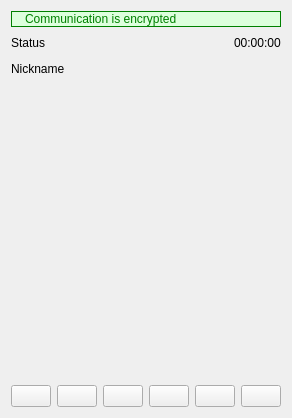
<ui version="4.0" >
 <class>PhoneCallWidget</class>
 <widget class="QWidget" name="PhoneCallWidget" >
  <property name="geometry" >
   <rect>
    <x>0</x>
    <y>0</y>
    <width>284</width>
    <height>418</height>
   </rect>
  </property>
  <layout class="QGridLayout" >
   <item row="0" column="0" >
    <widget class="QFrame" name="encryptionFrame" >
     <property name="palette" >
      <palette>
       <active>
        <colorrole role="WindowText" >
         <brush brushstyle="SolidPattern" >
          <color alpha="255" >
           <red>0</red>
           <green>128</green>
           <blue>0</blue>
          </color>
         </brush>
        </colorrole>
        <colorrole role="Text" >
         <brush brushstyle="SolidPattern" >
          <color alpha="255" >
           <red>0</red>
           <green>128</green>
           <blue>0</blue>
          </color>
         </brush>
        </colorrole>
        <colorrole role="ButtonText" >
         <brush brushstyle="SolidPattern" >
          <color alpha="255" >
           <red>0</red>
           <green>128</green>
           <blue>0</blue>
          </color>
         </brush>
        </colorrole>
        <colorrole role="Base" >
         <brush brushstyle="SolidPattern" >
          <color alpha="255" >
           <red>255</red>
           <green>255</green>
           <blue>255</blue>
          </color>
         </brush>
        </colorrole>
        <colorrole role="Window" >
         <brush brushstyle="SolidPattern" >
          <color alpha="255" >
           <red>221</red>
           <green>255</green>
           <blue>221</blue>
          </color>
         </brush>
        </colorrole>
        <colorrole role="HighlightedText" >
         <brush brushstyle="SolidPattern" >
          <color alpha="255" >
           <red>0</red>
           <green>128</green>
           <blue>0</blue>
          </color>
         </brush>
        </colorrole>
       </active>
       <inactive>
        <colorrole role="WindowText" >
         <brush brushstyle="SolidPattern" >
          <color alpha="255" >
           <red>0</red>
           <green>128</green>
           <blue>0</blue>
          </color>
         </brush>
        </colorrole>
        <colorrole role="Text" >
         <brush brushstyle="SolidPattern" >
          <color alpha="255" >
           <red>0</red>
           <green>128</green>
           <blue>0</blue>
          </color>
         </brush>
        </colorrole>
        <colorrole role="ButtonText" >
         <brush brushstyle="SolidPattern" >
          <color alpha="255" >
           <red>0</red>
           <green>128</green>
           <blue>0</blue>
          </color>
         </brush>
        </colorrole>
        <colorrole role="Base" >
         <brush brushstyle="SolidPattern" >
          <color alpha="255" >
           <red>255</red>
           <green>255</green>
           <blue>255</blue>
          </color>
         </brush>
        </colorrole>
        <colorrole role="Window" >
         <brush brushstyle="SolidPattern" >
          <color alpha="255" >
           <red>221</red>
           <green>255</green>
           <blue>221</blue>
          </color>
         </brush>
        </colorrole>
        <colorrole role="HighlightedText" >
         <brush brushstyle="SolidPattern" >
          <color alpha="255" >
           <red>0</red>
           <green>128</green>
           <blue>0</blue>
          </color>
         </brush>
        </colorrole>
       </inactive>
       <disabled>
        <colorrole role="WindowText" >
         <brush brushstyle="SolidPattern" >
          <color alpha="255" >
           <red>127</red>
           <green>127</green>
           <blue>127</blue>
          </color>
         </brush>
        </colorrole>
        <colorrole role="Text" >
         <brush brushstyle="SolidPattern" >
          <color alpha="255" >
           <red>127</red>
           <green>127</green>
           <blue>127</blue>
          </color>
         </brush>
        </colorrole>
        <colorrole role="ButtonText" >
         <brush brushstyle="SolidPattern" >
          <color alpha="255" >
           <red>106</red>
           <green>104</green>
           <blue>100</blue>
          </color>
         </brush>
        </colorrole>
        <colorrole role="Base" >
         <brush brushstyle="SolidPattern" >
          <color alpha="255" >
           <red>221</red>
           <green>255</green>
           <blue>221</blue>
          </color>
         </brush>
        </colorrole>
        <colorrole role="Window" >
         <brush brushstyle="SolidPattern" >
          <color alpha="255" >
           <red>221</red>
           <green>255</green>
           <blue>221</blue>
          </color>
         </brush>
        </colorrole>
        <colorrole role="HighlightedText" >
         <brush brushstyle="SolidPattern" >
          <color alpha="255" >
           <red>0</red>
           <green>128</green>
           <blue>0</blue>
          </color>
         </brush>
        </colorrole>
       </disabled>
      </palette>
     </property>
     <property name="autoFillBackground" >
      <bool>true</bool>
     </property>
     <property name="frameShape" >
      <enum>QFrame::Box</enum>
     </property>
     <property name="frameShadow" >
      <enum>QFrame::Plain</enum>
     </property>
     <layout class="QHBoxLayout" >
      <property name="spacing" >
       <number>6</number>
      </property>
      <property name="margin" >
       <number>0</number>
      </property>
      <item>
       <widget class="QLabel" name="encryptionLabel" >
        <property name="sizePolicy" >
         <sizepolicy vsizetype="Fixed" hsizetype="Fixed" >
          <horstretch>0</horstretch>
          <verstretch>0</verstretch>
         </sizepolicy>
        </property>
        <property name="toolTip" >
         <string>Communication is encrypted</string>
        </property>
        <property name="text" >
         <string/>
        </property>
        <property name="pixmap" >
         <pixmap resource="../../../../resources/wengophone.qrc" >:/pics/phonecall/encryption.png</pixmap>
        </property>
        <property name="alignment" >
         <set>Qt::AlignLeading|Qt::AlignLeft|Qt::AlignTop</set>
        </property>
       </widget>
      </item>
      <item>
       <widget class="QLabel" name="label" >
        <property name="palette" >
         <palette>
          <active>
           <colorrole role="BrightText" >
            <brush brushstyle="SolidPattern" >
             <color alpha="255" >
              <red>0</red>
              <green>128</green>
              <blue>0</blue>
             </color>
            </brush>
           </colorrole>
          </active>
          <inactive>
           <colorrole role="BrightText" >
            <brush brushstyle="SolidPattern" >
             <color alpha="255" >
              <red>0</red>
              <green>128</green>
              <blue>0</blue>
             </color>
            </brush>
           </colorrole>
          </inactive>
          <disabled>
           <colorrole role="BrightText" >
            <brush brushstyle="SolidPattern" >
             <color alpha="255" >
              <red>0</red>
              <green>128</green>
              <blue>0</blue>
             </color>
            </brush>
           </colorrole>
          </disabled>
         </palette>
        </property>
        <property name="text" >
         <string>Communication is encrypted</string>
        </property>
       </widget>
      </item>
     </layout>
    </widget>
   </item>
   <item row="1" column="0" >
    <layout class="QHBoxLayout" >
     <property name="spacing" >
      <number>6</number>
     </property>
     <property name="margin" >
      <number>0</number>
     </property>
     <item>
      <widget class="QLabel" name="statusLabel" >
       <property name="sizePolicy" >
        <sizepolicy vsizetype="Fixed" hsizetype="Preferred" >
         <horstretch>0</horstretch>
         <verstretch>0</verstretch>
        </sizepolicy>
       </property>
       <property name="text" >
        <string>Status</string>
       </property>
       <property name="alignment" >
        <set>Qt::AlignRight|Qt::AlignTrailing|Qt::AlignVCenter</set>
       </property>
      </widget>
     </item>
     <item>
      <spacer>
       <property name="orientation" >
        <enum>Qt::Horizontal</enum>
       </property>
       <property name="sizeHint" stdset="0" >
        <size>
         <width>0</width>
         <height>20</height>
        </size>
       </property>
      </spacer>
     </item>
     <item>
      <widget class="QLabel" name="durationLabel" >
       <property name="text" >
        <string>00:00:00</string>
       </property>
      </widget>
     </item>
    </layout>
   </item>
   <item row="2" column="0" >
    <layout class="QHBoxLayout" >
     <property name="spacing" >
      <number>0</number>
     </property>
     <property name="margin" >
      <number>0</number>
     </property>
     <item>
      <widget class="QLabel" name="nickNameLabel" >
       <property name="sizePolicy" >
        <sizepolicy vsizetype="Fixed" hsizetype="Fixed" >
         <horstretch>0</horstretch>
         <verstretch>0</verstretch>
        </sizepolicy>
       </property>
       <property name="text" >
        <string>Nickname</string>
       </property>
       <property name="textFormat" >
        <enum>Qt::PlainText</enum>
       </property>
       <property name="alignment" >
        <set>Qt::AlignLeading|Qt::AlignLeft|Qt::AlignVCenter</set>
       </property>
       <property name="wordWrap" >
        <bool>true</bool>
       </property>
      </widget>
     </item>
     <item>
      <spacer>
       <property name="orientation" >
        <enum>Qt::Horizontal</enum>
       </property>
       <property name="sizeHint" stdset="0" >
        <size>
         <width>0</width>
         <height>20</height>
        </size>
       </property>
      </spacer>
     </item>
    </layout>
   </item>
   <item row="3" column="0" >
    <widget class="QStackedWidget" name="labelStack" >
     <property name="sizePolicy" >
      <sizepolicy vsizetype="Expanding" hsizetype="Expanding" >
       <horstretch>0</horstretch>
       <verstretch>0</verstretch>
      </sizepolicy>
     </property>
     <property name="frameShape" >
      <enum>QFrame::NoFrame</enum>
     </property>
     <property name="lineWidth" >
      <number>1</number>
     </property>
     <property name="currentIndex" >
      <number>0</number>
     </property>
     <widget class="QWidget" name="videoPage" >
      <layout class="QVBoxLayout" >
       <property name="spacing" >
        <number>0</number>
       </property>
       <property name="margin" >
        <number>0</number>
       </property>
       <item>
        <spacer>
         <property name="orientation" >
          <enum>Qt::Vertical</enum>
         </property>
         <property name="sizeType" >
          <enum>QSizePolicy::Expanding</enum>
         </property>
         <property name="sizeHint" stdset="0" >
          <size>
           <width>20</width>
           <height>40</height>
          </size>
         </property>
        </spacer>
       </item>
       <item>
        <widget class="WidgetRatioEnforcer" name="videoContainer" >
         <property name="sizePolicy" >
          <sizepolicy vsizetype="Ignored" hsizetype="Ignored" >
           <horstretch>0</horstretch>
           <verstretch>0</verstretch>
          </sizepolicy>
         </property>
        </widget>
       </item>
       <item>
        <spacer>
         <property name="orientation" >
          <enum>Qt::Vertical</enum>
         </property>
         <property name="sizeType" >
          <enum>QSizePolicy::Expanding</enum>
         </property>
         <property name="sizeHint" stdset="0" >
          <size>
           <width>20</width>
           <height>40</height>
          </size>
         </property>
        </spacer>
       </item>
      </layout>
     </widget>
     <widget class="QWidget" name="avatarPage" >
      <layout class="QVBoxLayout" >
       <property name="spacing" >
        <number>0</number>
       </property>
       <property name="margin" >
        <number>0</number>
       </property>
       <item>
        <spacer>
         <property name="orientation" >
          <enum>Qt::Vertical</enum>
         </property>
         <property name="sizeHint" stdset="0" >
          <size>
           <width>20</width>
           <height>40</height>
          </size>
         </property>
        </spacer>
       </item>
       <item>
        <layout class="QHBoxLayout" >
         <property name="spacing" >
          <number>6</number>
         </property>
         <property name="margin" >
          <number>0</number>
         </property>
         <item>
          <spacer>
           <property name="orientation" >
            <enum>Qt::Horizontal</enum>
           </property>
           <property name="sizeHint" stdset="0" >
            <size>
             <width>40</width>
             <height>20</height>
            </size>
           </property>
          </spacer>
         </item>
         <item>
          <widget class="QLabel" name="avatarLabel" >
           <property name="minimumSize" >
            <size>
             <width>50</width>
             <height>0</height>
            </size>
           </property>
           <property name="frameShape" >
            <enum>QFrame::NoFrame</enum>
           </property>
           <property name="text" >
            <string/>
           </property>
           <property name="alignment" >
            <set>Qt::AlignHCenter|Qt::AlignTop</set>
           </property>
          </widget>
         </item>
         <item>
          <spacer>
           <property name="orientation" >
            <enum>Qt::Horizontal</enum>
           </property>
           <property name="sizeHint" stdset="0" >
            <size>
             <width>40</width>
             <height>20</height>
            </size>
           </property>
          </spacer>
         </item>
        </layout>
       </item>
       <item>
        <spacer>
         <property name="orientation" >
          <enum>Qt::Vertical</enum>
         </property>
         <property name="sizeType" >
          <enum>QSizePolicy::Expanding</enum>
         </property>
         <property name="sizeHint" stdset="0" >
          <size>
           <width>20</width>
           <height>40</height>
          </size>
         </property>
        </spacer>
       </item>
      </layout>
     </widget>
    </widget>
   </item>
   <item row="4" column="0" >
    <widget class="QStackedWidget" name="buttonStack" >
     <property name="sizePolicy" >
      <sizepolicy vsizetype="Fixed" hsizetype="Preferred" >
       <horstretch>0</horstretch>
       <verstretch>0</verstretch>
      </sizepolicy>
     </property>
     <property name="currentIndex" >
      <number>1</number>
     </property>
     <widget class="QWidget" name="ringingPage" >
      <property name="sizePolicy" >
       <sizepolicy vsizetype="Minimum" hsizetype="Preferred" >
        <horstretch>0</horstretch>
        <verstretch>0</verstretch>
       </sizepolicy>
      </property>
      <layout class="QHBoxLayout" >
       <property name="spacing" >
        <number>6</number>
       </property>
       <property name="margin" >
        <number>0</number>
       </property>
       <item>
        <spacer>
         <property name="orientation" >
          <enum>Qt::Horizontal</enum>
         </property>
         <property name="sizeHint" stdset="0" >
          <size>
           <width>40</width>
           <height>20</height>
          </size>
         </property>
        </spacer>
       </item>
       <item>
        <widget class="QPushButton" name="acceptButton" >
         <property name="text" >
          <string>&amp;Accept</string>
         </property>
         <property name="icon" >
          <iconset resource="../../../../resources/wengophone.qrc" >
           <normaloff>:/pics/actions/accept-phone.png</normaloff>:/pics/actions/accept-phone.png</iconset>
         </property>
         <property name="default" >
          <bool>true</bool>
         </property>
        </widget>
       </item>
       <item>
        <widget class="QPushButton" name="rejectButton" >
         <property name="text" >
          <string>&amp;Reject</string>
         </property>
         <property name="icon" >
          <iconset resource="../../../../resources/wengophone.qrc" >
           <normaloff>:/pics/actions/hangup-phone.png</normaloff>:/pics/actions/hangup-phone.png</iconset>
         </property>
        </widget>
       </item>
       <item>
        <spacer>
         <property name="orientation" >
          <enum>Qt::Horizontal</enum>
         </property>
         <property name="sizeHint" stdset="0" >
          <size>
           <width>40</width>
           <height>20</height>
          </size>
         </property>
        </spacer>
       </item>
      </layout>
     </widget>
     <widget class="QWidget" name="talkingPage" >
      <property name="sizePolicy" >
       <sizepolicy vsizetype="Minimum" hsizetype="Preferred" >
        <horstretch>0</horstretch>
        <verstretch>0</verstretch>
       </sizepolicy>
      </property>
      <layout class="QHBoxLayout" >
       <property name="spacing" >
        <number>6</number>
       </property>
       <property name="margin" >
        <number>0</number>
       </property>
       <item>
        <spacer>
         <property name="orientation" >
          <enum>Qt::Horizontal</enum>
         </property>
         <property name="sizeHint" stdset="0" >
          <size>
           <width>0</width>
           <height>20</height>
          </size>
         </property>
        </spacer>
       </item>
       <item>
        <widget class="QPushButton" name="hangupButton" >
         <property name="text" >
          <string/>
         </property>
         <property name="icon" >
          <iconset resource="../../../../resources/wengophone.qrc" >
           <normaloff>:/pics/actions/hangup-phone.png</normaloff>:/pics/actions/hangup-phone.png</iconset>
         </property>
        </widget>
       </item>
       <item>
        <widget class="QPushButton" name="holdButton" >
         <property name="text" >
          <string/>
         </property>
         <property name="icon" >
          <iconset resource="../../../../resources/wengophone.qrc" >
           <normaloff>:/pics/actions/hold-phone.png</normaloff>:/pics/actions/hold-phone.png</iconset>
         </property>
        </widget>
       </item>
       <item>
        <widget class="QPushButton" name="addContactButton" >
         <property name="text" >
          <string/>
         </property>
         <property name="icon" >
          <iconset resource="../../../../resources/wengophone.qrc" >
           <normaloff>:/pics/actions/add-contact.png</normaloff>:/pics/actions/add-contact.png</iconset>
         </property>
        </widget>
       </item>
       <item>
        <widget class="QPushButton" name="createConf" >
         <property name="text" >
          <string/>
         </property>
         <property name="icon" >
          <iconset resource="../../../../resources/wengophone.qrc" >
           <normaloff>:/pics/iconbar/conference.png</normaloff>:/pics/iconbar/conference.png</iconset>
         </property>
        </widget>
       </item>
       <item>
        <widget class="QPushButton" name="dialpadButton" >
         <property name="toolTip" >
          <string>Dialpad</string>
         </property>
         <property name="text" >
          <string/>
         </property>
         <property name="icon" >
          <iconset resource="../../../../resources/wengophone.qrc" >
           <normaloff>:/pics/dialpad/dialpad.png</normaloff>:/pics/dialpad/dialpad.png</iconset>
         </property>
         <property name="checkable" >
          <bool>true</bool>
         </property>
        </widget>
       </item>
       <item>
        <widget class="QPushButton" name="smileysButton" >
         <property name="toolTip" >
          <string>Window Attach</string>
         </property>
         <property name="text" >
          <string/>
         </property>
         <property name="icon" >
          <iconset resource="../../../../resources/wengophone.qrc" >
           <normaloff>:/pics/video_detach.png</normaloff>:/pics/video_detach.png</iconset>
         </property>
         <property name="checkable" >
          <bool>true</bool>
         </property>
        </widget>
       </item>
       <item>
        <spacer>
         <property name="orientation" >
          <enum>Qt::Horizontal</enum>
         </property>
         <property name="sizeHint" stdset="0" >
          <size>
           <width>0</width>
           <height>20</height>
          </size>
         </property>
        </spacer>
       </item>
      </layout>
     </widget>
    </widget>
   </item>
  </layout>
 </widget>
 <customwidgets>
  <customwidget>
   <class>WidgetRatioEnforcer</class>
   <extends>QFrame</extends>
   <header>qtutil/WidgetRatioEnforcer.h</header>
   <container>1</container>
  </customwidget>
 </customwidgets>
 <resources>
  <include location="../../../../resources/wengophone.qrc" />
  <include location="../../../../resources/wengophone.qrc" />
  <include location="../../../../resources/wengophone.qrc" />
  <include location="../../../../resources/wengophone.qrc" />
  <include location="../../../../resources/wengophone.qrc" />
 </resources>
 <connections/>
</ui>
